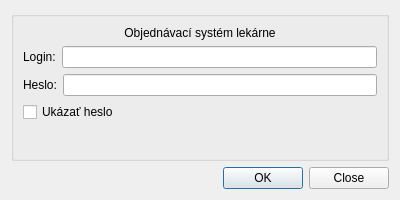
<?xml version="1.0" encoding="UTF-8"?>
<ui version="4.0">
 <class>LoginOkno</class>
 <widget class="QDialog" name="LoginOkno">
  <property name="geometry">
   <rect>
    <x>0</x>
    <y>0</y>
    <width>400</width>
    <height>200</height>
   </rect>
  </property>
  <property name="minimumSize">
   <size>
    <width>400</width>
    <height>200</height>
   </size>
  </property>
  <property name="windowTitle">
   <string>Prihlásenie používateľa - Lekáreň Mint</string>
  </property>
  <property name="windowIcon">
   <iconset>
    <normaloff>mint.ico</normaloff>mint.ico</iconset>
  </property>
  <layout class="QVBoxLayout" name="verticalLayout">
   <item>
    <widget class="QGroupBox" name="groupBox">
     <property name="title">
      <string/>
     </property>
     <layout class="QVBoxLayout" name="verticalLayout_2">
      <item>
       <widget class="QLabel" name="label_3">
        <property name="text">
         <string>Objednávací systém lekárne</string>
        </property>
        <property name="alignment">
         <set>Qt::AlignCenter</set>
        </property>
       </widget>
      </item>
      <item>
       <layout class="QFormLayout" name="formLayout">
        <item row="0" column="0">
         <widget class="QLabel" name="label">
          <property name="text">
           <string>Login:</string>
          </property>
         </widget>
        </item>
        <item row="0" column="1">
         <widget class="QLineEdit" name="linelogin"/>
        </item>
       </layout>
      </item>
      <item>
       <layout class="QFormLayout" name="formLayout_2">
        <item row="0" column="0">
         <widget class="QLabel" name="label_2">
          <property name="text">
           <string>Heslo:</string>
          </property>
         </widget>
        </item>
        <item row="0" column="1">
         <widget class="QLineEdit" name="lineheslo">
          <property name="echoMode">
           <enum>QLineEdit::Password</enum>
          </property>
         </widget>
        </item>
       </layout>
      </item>
      <item>
       <widget class="QCheckBox" name="pswdcheck">
        <property name="cursor">
         <cursorShape>PointingHandCursor</cursorShape>
        </property>
        <property name="text">
         <string>Ukázať heslo</string>
        </property>
       </widget>
      </item>
      <item>
       <spacer name="verticalSpacer">
        <property name="orientation">
         <enum>Qt::Vertical</enum>
        </property>
        <property name="sizeHint" stdset="0">
         <size>
          <width>20</width>
          <height>40</height>
         </size>
        </property>
       </spacer>
      </item>
     </layout>
    </widget>
   </item>
   <item>
    <widget class="QDialogButtonBox" name="ok">
     <property name="orientation">
      <enum>Qt::Horizontal</enum>
     </property>
     <property name="standardButtons">
      <set>QDialogButtonBox::Close|QDialogButtonBox::Ok</set>
     </property>
    </widget>
   </item>
  </layout>
 </widget>
 <resources/>
 <connections>
  <connection>
   <sender>ok</sender>
   <signal>accepted()</signal>
   <receiver>LoginOkno</receiver>
   <slot>accept()</slot>
   <hints>
    <hint type="sourcelabel">
     <x>268</x>
     <y>185</y>
    </hint>
    <hint type="destinationlabel">
     <x>157</x>
     <y>196</y>
    </hint>
   </hints>
  </connection>
  <connection>
   <sender>ok</sender>
   <signal>rejected()</signal>
   <receiver>LoginOkno</receiver>
   <slot>reject()</slot>
   <hints>
    <hint type="sourcelabel">
     <x>312</x>
     <y>185</y>
    </hint>
    <hint type="destinationlabel">
     <x>286</x>
     <y>196</y>
    </hint>
   </hints>
  </connection>
 </connections>
</ui>
